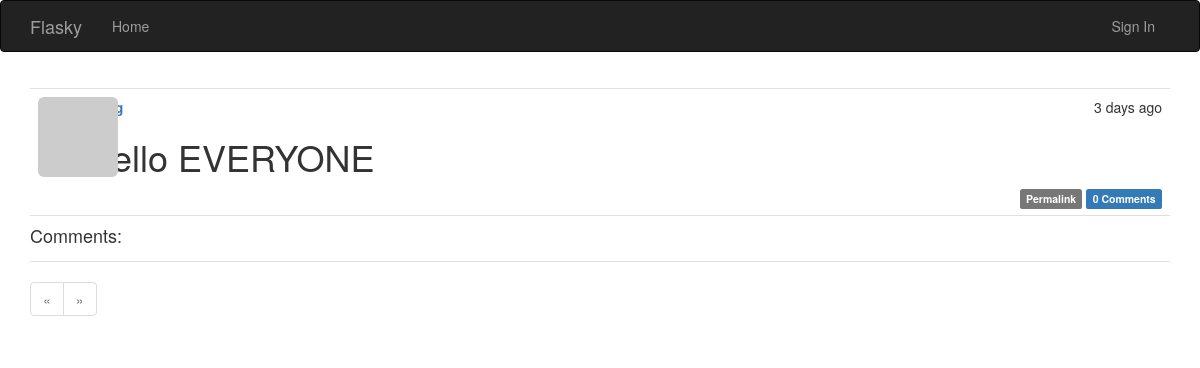
/post/607, run on an earlier commit of the app's database.
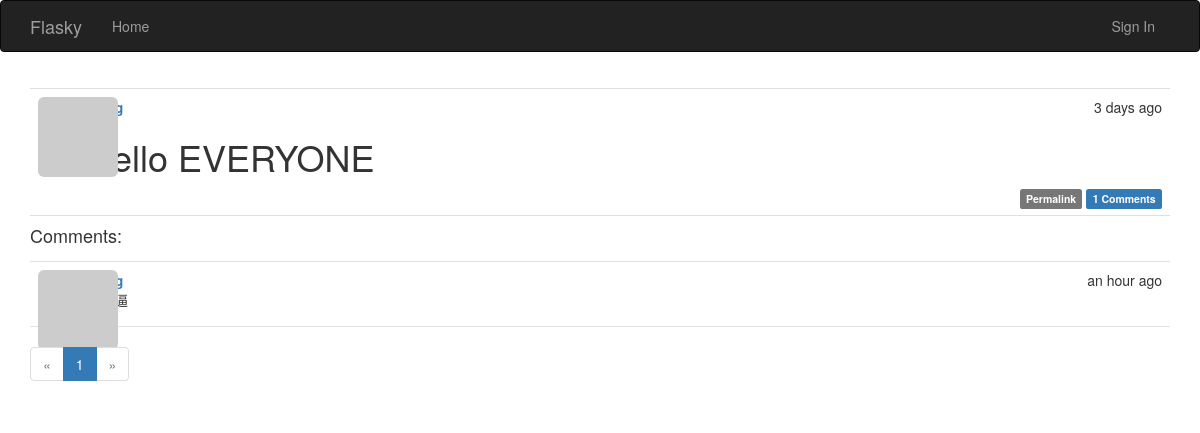
And on a later commit of the database.
### app/models.py (models this page shows, shortened)
class Post(db.Model):
    __tablename__ = 'posts'
    id = db.Column(db.Integer, primary_key=True)
    body = db.Column(db.Text)
    body_html = db.Column(db.Text)
    timestamp = db.Column(db.DateTime, index=True, default=datetime.utcnow)
    author_id = db.Column(db.Integer, db.ForeignKey('users.id'))
    comments = db.relationship('Comment', backref='post', lazy='dynamic')

class Comment(db.Model):
    __tablename__ = 'comments'
    id = db.Column(db.Integer, primary_key=True)
    body = db.Column(db.Text)
    body_html = db.Column(db.Text)
    timestamp = db.Column(db.DateTime, index=True, default=datetime.utcnow)
    author_id = db.Column(db.Integer, db.ForeignKey('users.id'))
    post_id = db.Column(db.Integer, db.ForeignKey('posts.id'))
    disabled = db.Column(db.Boolean, default=False)

### app/main/views.py (the view, shortened to what this page needs)
@main.route('/post/<int:id>', methods=['GET', 'POST'])
def post(id):
    post = Post.query.get_or_404(id)
    form = CommentForm()
    page = request.args.get('page', 1, type=int)
    if page == -1:
        page = (post.comments.count() - 1) // \
            current_app.config['FLASK_COMMENTS_PER_PAGE'] + 1
    pagination = post.comments.order_by(
        Comment.timestamp.asc()).paginate(
            page, per_page=current_app.config['FLASK_COMMENTS_PER_PAGE'],
            error_out=False)
    comments = pagination.items
    print(comments)
    return render_template('post.html', form=form, posts=[post],
                           pagination=pagination,
                           comments=comments)
    return render_template('post.html', posts=[post])

### app/auth/views.py (called while the page is built)
@auth.before_app_request
def before_request():
    if current_user.is_authenticated:
        current_user.ping()
        if not current_user.confirmed\
                and request.endpoint[:5] != 'auth.'\
                and request.endpoint != 'static':
            return redirect(url_for('auth.unconfirmed'))

### app/main/__init__.py (called while the page is built)
@main.app_context_processor
def injict_permissions():
    return dict(Permission=Permission)

### app/models.py (called while the page is built)
    def gravatar(self, size=100, default='identicon', rating='g'):
        if request.is_secure:
            url = 'https://secure.gravatar.com/avatar'
        else:
            url = 'http://www.gravatar.com/avatar'
        hash = self.avatar_hash or hashlib.md5(
            self.email.encode('utf-8')).hexdigest()
        return '{url}/{hash}?s={size}&d={default}&r={rating}'.format(
            url=url, hash=hash, size=size, default=default, rating=rating)

    def can(self, permission):
        return False

    def is_administrator(self):
        return self.can(Permission.ADMINISTER)

### app/templates/post.html (shortened to what this page needs)
{% extends "base.html" %}
{% import "bootstrap/wtf.html" as wtf %}
{% import "_macros.html" as macros %}
{% block page_content %}
{% include '_posts.html' %}
{% include '_comments.html' %}
{% if pagination %}
    <div>
        {{ macros.pagination_widget(pagination, ".post", id=posts[0].id, fragment='#comments' ) }}
    </div>
{% endif %}
</div>
{% endblock %}

### app/templates/_posts.html (shortened to what this page needs)
<ul class="posts">
    {% for post in posts %}
    <li class="post">
        <div class="post-thumbnail">
            <a href="{{ url_for('.user',username=post.author.username) }}">
                <img class="img-rounded profile-thumbnail" src="{{ post.author.gravatar(size=40) }}">
            </a>
        </div>
        <div class="post-content">
            <div class="post-date">
                {{ moment(post.timestamp).fromNow()}}
            </div>
            <div class="post-author">
                <a href="{{ url_for('.user',username=post.author.username) }}">{{ post.author.username }}</a>
            </div>
            <div class="post-body">
            {% if post.body_html %}
                {{ post.body_html | safe }}
            {% else %}
                {{ post.body }}
            {% endif %}</div>
            <div class="post-footer">
                <a href="{{ url_for('.post',id=post.id) }}">
                    <span class="label label-default">Permalink</span>
                </a>
                <a href="{{ url_for('.post',id=post.id) }}#comments">
                    <span class="label label-primary">{{post.comments.count()}} Comments </span>
                </a>
            </div>
        </div>
    </li>
    {% endfor %}
</ul>

### app/templates/_comments.html (shortened to what this page needs)
<h4 id="comments" >Comments:</h4>
<ul class="comments">
    {% for comment in comments %}
    <li class="comment">
        <div class="comment-thumbnail">
            <a href="{{ url_for('.user',username=comment.author.username) }}">
                <img class="img-rounded profile-thumbnail" src="{{ comment.author.gravatar(size=40) }}">
            </a>
        </div>
        <div class="comment-content">
            <div class="comment-date">
                {{ moment(comment.timestamp).fromNow()}}
            </div>
            <div class="comment-author">
                <a href="{{ url_for('.user',username=comment.author.username) }}">{{ comment.author.username }}</a>
            </div>
            <div class="comment-body">
            </div>
        </div>
    </li>
    {% endfor %}
</ul>

What changed in the data, as far as the page shows it:
computed for Post "Hello EVERYONE": comments.count "0" → "1"
added Comment: timestamp "an hour ago"
Also different on the page:
new list line: "1"
